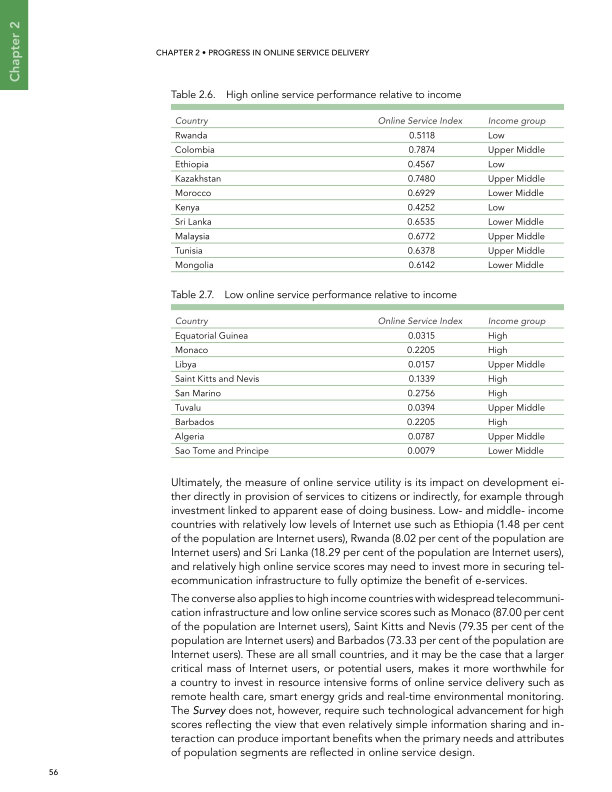
#> input picture Table Structure Recognition/Examples/cTDaR_t10120.jpg, 1224 x 1584 px (shown at 1/2 size)
$ python -i line_detection.py   (imports and definitions only)
#> lines starting #> are read from the running program, lines starting #| are printed output that depends on the picture; after the words box and inside, x2 and y2 are one past the last pixel; in counts of white or black regions, pixels touching at a corner belong together
#> further down, picture is the input picture: shape (1584, 1224, 3); mean B, G, R 242.4, 243.7, 242.4
import cv2
import numpy as np

# Input : Image
# Output : hor,ver
def line_detection(image):

    gray = cv2.cvtColor(image, cv2.COLOR_BGR2GRAY)
    bw = cv2.adaptiveThreshold(gray, 255, cv2.ADAPTIVE_THRESH_MEAN_C, cv2.THRESH_BINARY, 15, 1)
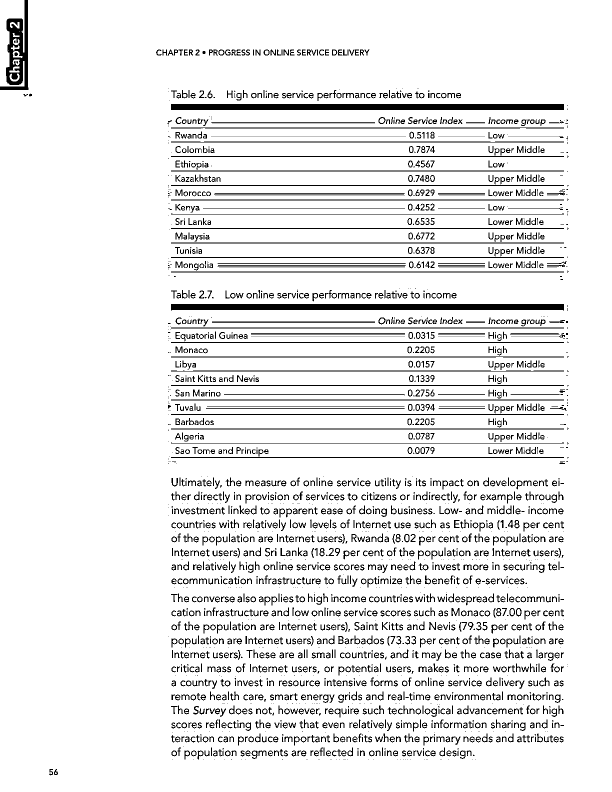
#> bw: shape (1584, 1224) (shown at 1/2 size); 91.3% white; black in thin lines or dots
    bw = cv2.bitwise_not(bw)
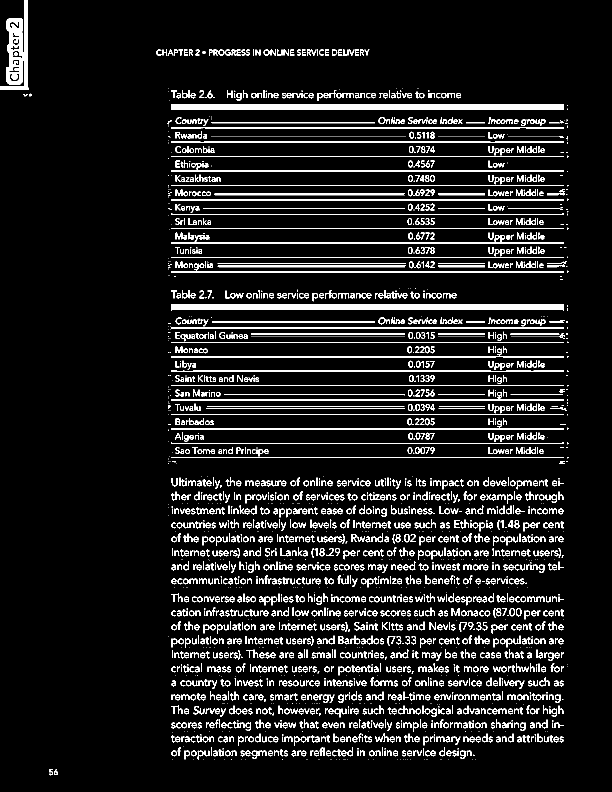
#> bw: shape (1584, 1224) (shown at 1/2 size); 8.7% white in thin lines or dots
    ## To visualize image after thresholding ##
    cv2.imshow("bw",bw)
    cv2.waitKey(0)
    ###########################################
    horizontal = bw.copy()
    vertical = bw.copy()
    img = image.copy()
    # [horizontal lines]
    # Create structure element for extracting horizontal lines through morphology operations
    horizontalStructure = cv2.getStructuringElement(cv2.MORPH_RECT, (15, 1))

    # Apply morphology operations
    horizontal = cv2.erode(horizontal, horizontalStructure)
#> horizontal: shape (1584, 1224); 2.8% white; 71 white regions (18 under 20 px), largest, box (x1, y1, x2, y2) and area: (349, 208, 1121, 220) 9264, (349, 608, 1121, 620) 9264, (349, 312, 1121, 314) 1544
    horizontal = cv2.dilate(horizontal, horizontalStructure)
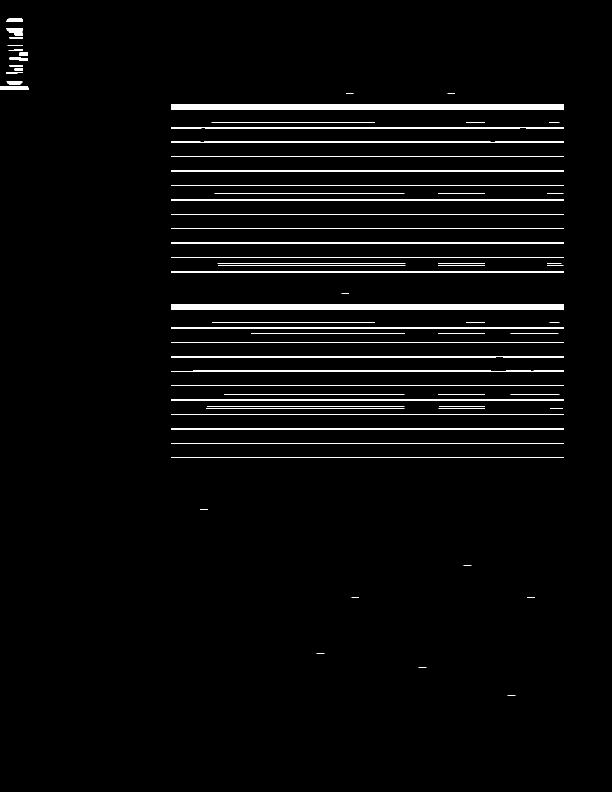
#> horizontal: shape (1584, 1224) (shown at 1/2 size); 2.9% white; 71 white regions (10 under 20 px), largest, box (x1, y1, x2, y2) and area: (342, 208, 1128, 220) 9432, (342, 608, 1128, 620) 9432, (342, 312, 1128, 314) 1572

    horizontal = cv2.dilate(horizontal, (1,1), iterations=5)
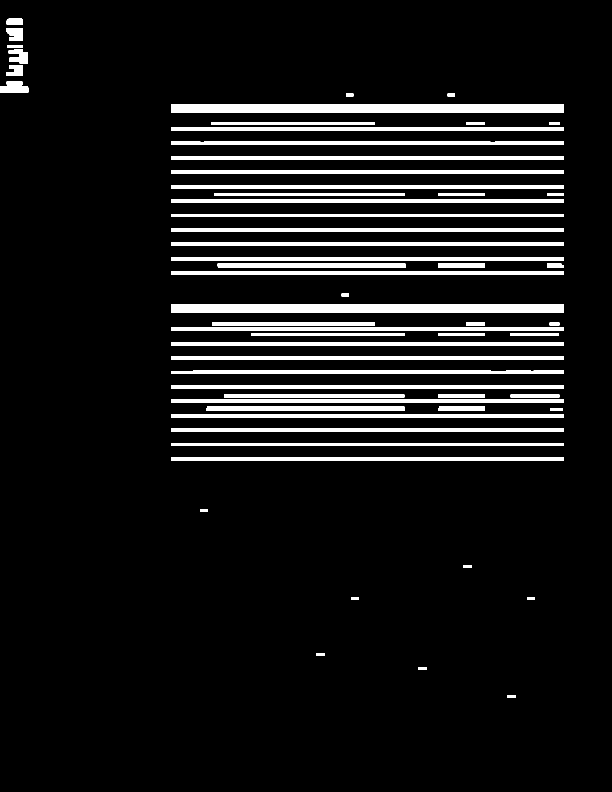
#> horizontal: shape (1584, 1224) (shown at 1/2 size); 8.7% white; 60 white regions, largest, box (x1, y1, x2, y2) and area: (342, 208, 1128, 225) 13362, (342, 608, 1128, 625) 13362, (342, 312, 1128, 319) 5502
    horizontal = cv2.erode(horizontal, (1,1), iterations=5)
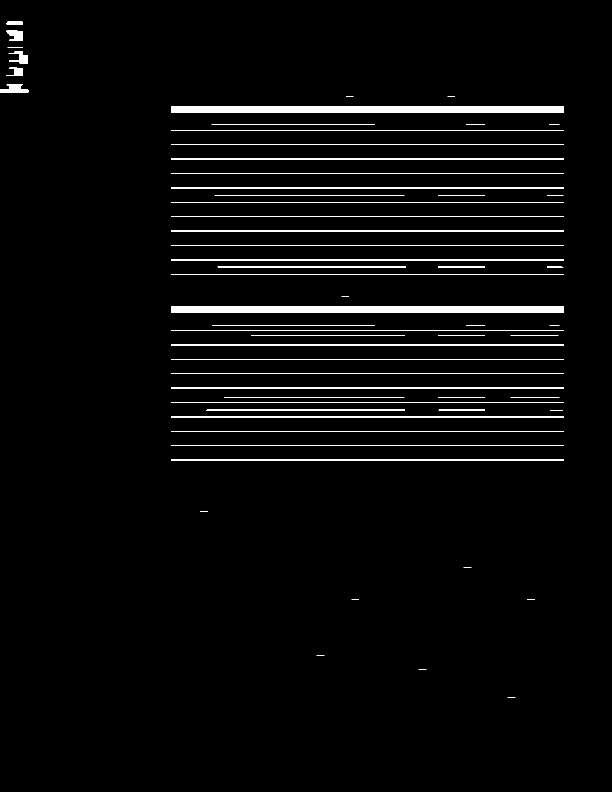
#> horizontal: shape (1584, 1224) (shown at 1/2 size); 3% white; 60 white regions (10 under 20 px), largest, box (x1, y1, x2, y2) and area: (342, 213, 1128, 225) 9432, (342, 613, 1128, 625) 9432, (412, 818, 809, 822) 1582

    ## Uncomment to visualize highlighted Horizontal lines
    # cv2.imshow("horizontal",horizontal)
    # cv2.waitKey(0)

    # HoughlinesP function to detect horizontal lines
    hor_lines = cv2.HoughLinesP(horizontal,rho=1,theta=np.pi/180,threshold=100,minLineLength=30,maxLineGap=3)
#> hor_lines = 82 rows, first 6: [342, 689, 1127, 689], [342, 920, 1127, 920], [342, 615, 1127, 615], [342, 318, 1127, 318], [342, 289, 1127, 289], [342, 375, 1127, 375]
    if hor_lines is None:
        return None,None
    temp_line = []
    for line in hor_lines:
        for x1,y1,x2,y2 in line:
            temp_line.append([x1,y1-5,x2,y2-5])
#> this loop made 82 passes
#> line on passes 1 to 12: [[342, 689, 1127, 689]], [[342, 920, 1127, 920]], [[342, 615, 1127, 615]], [[342, 318, 1127, 318]], [[342, 289, 1127, 289]], [[342, 375, 1127, 375]], [[342, 346, 1127, 346]], [[342, 219, 1127, 219]], [[342, 405, 1127, 405]], [[342, 805, 1127, 805]], [[342, 747, 1127, 747]], [[342, 891, 1127, 891]]
#> after the loop, temp_line = 82 items, first 6: [342, 684, 1127, 684], [342, 915, 1127, 915], [342, 610, 1127, 610], [342, 313, 1127, 313], [342, 284, 1127, 284], [342, 370, 1127, 370]

    # Sorting the list of detected lines by Y1
    hor_lines = sorted(temp_line,key=lambda x: x[1])
#> hor_lines = 82 items, first 6: [342, 208, 1127, 208], [342, 209, 1127, 209], [342, 210, 1127, 210], [342, 211, 1127, 211], [342, 212, 1127, 212], [342, 213, 1127, 213]

    # [12 lines of commented-out code are left out]
    lasty1 = -111111
    lines_x1 = []
    lines_x2 = []
    hor = []
    i=0
    for x1,y1,x2,y2 in hor_lines:
        if y1 >= lasty1 and y1 <= lasty1 + 10:
            lines_x1.append(x1)
            lines_x2.append(x2)
        else:
            if (i != 0 and len(lines_x1) is not 0):
                hor.append([min(lines_x1),lasty1,max(lines_x2),lasty1])
            lasty1 = y1
            lines_x1 = []
            lines_x2 = []
            lines_x1.append(x1)
            lines_x2.append(x2)
            i+=1
#> this loop made 82 passes
#> (x1, y1, x2, y2, lasty1) on passes 1, 12, 13, 14, 16, 18, 20, 22, 24, 25, 27, 28: (342, 208, 1127, 208, 208), (342, 219, 1127, 219, 219), (423, 244, 749, 244, 244), (342, 255, 1127, 255, 255), (408, 283, 980, 283, 283), (342, 312, 1127, 312, 312), (342, 341, 1127, 341, 341), (342, 370, 1127, 370, 370), (429, 386, 808, 386, 386), (342, 399, 1127, 399, 399), (342, 428, 1127, 428, 428), (342, 456, 1127, 456, 456)
#> lasty1 on passes 62, 64, 66, 68, 69, 76: 741, 770, 789, 800, 813, 828
#> after the loop, hor = 30 items, first 6: [342, 208, 1127, 208], [342, 219, 1127, 219], [423, 244, 749, 244], [342, 255, 1127, 255], [342, 283, 1127, 283], [342, 312, 1127, 312]; i = 31
    hor.append([min(lines_x1),lasty1,max(lines_x2),lasty1])
    #####################################################################


    # [vertical lines]
    # Create structure element for extracting vertical lines through morphology operations
    verticalStructure = cv2.getStructuringElement(cv2.MORPH_RECT, (1, 15))

    # Apply morphology operations
    vertical = cv2.erode(vertical, verticalStructure)
#> vertical: shape (1584, 1224); 0.2% white; 274 white regions (270 under 20 px), largest, box (x1, y1, x2, y2) and area: (39, 0, 56, 173) 1857, (13, 44, 26, 134) 475, (12, 141, 19, 162) 103, (25, 55, 35, 64) 34
    vertical = cv2.dilate(vertical, verticalStructure)
#> vertical: shape (1584, 1224); 0.61% white; 273 white regions (38 under 20 px), largest, box (x1, y1, x2, y2) and area: (39, 0, 56, 180) 2186, (13, 37, 35, 141) 929, (12, 134, 19, 169) 201

    vertical = cv2.dilate(vertical, (1,1), iterations=8)
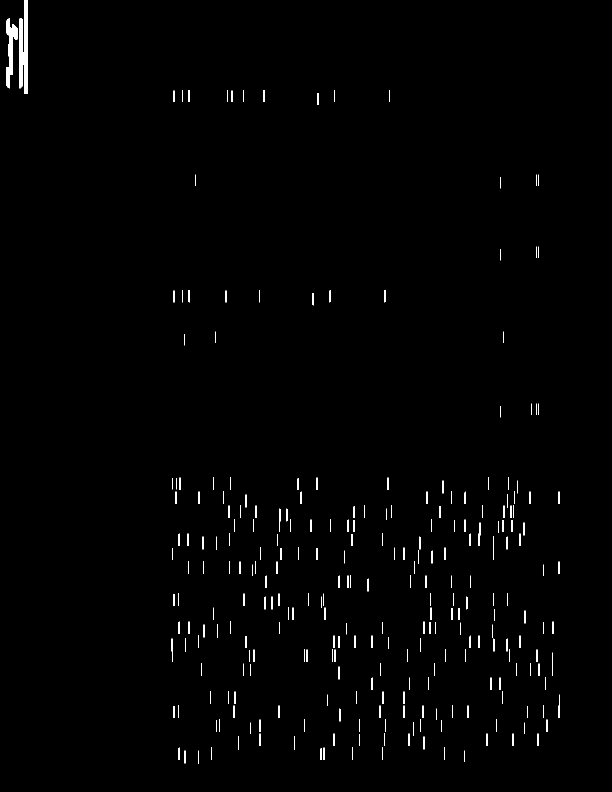
#> vertical: shape (1584, 1224) (shown at 1/2 size); 0.84% white; 266 white regions, largest, box (x1, y1, x2, y2) and area: (39, 0, 56, 188) 2351, (12, 37, 35, 177) 1397, (957, 1045, 961, 1092) 102
    vertical = cv2.erode(vertical, (1,1), iterations=7)
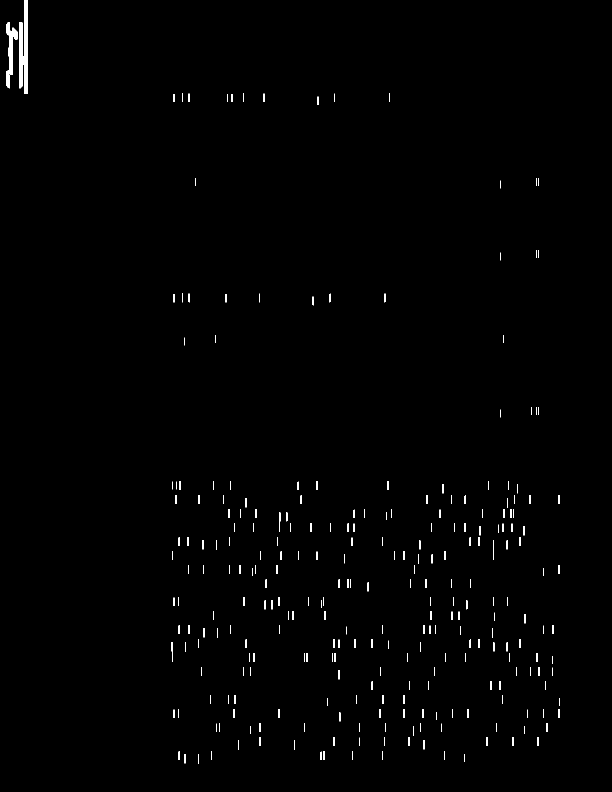
#> vertical: shape (1584, 1224) (shown at 1/2 size); 0.64% white; 270 white regions (38 under 20 px), largest, box (x1, y1, x2, y2) and area: (39, 0, 56, 188) 2281, (13, 44, 35, 149) 965, (12, 141, 19, 177) 208

    ######## Preprocessing Vertical Lines ###############
    # cv2.imshow("vertical",vertical)
    # cv2.waitKey(0)
    #####################################################

    # HoughlinesP function to detect vertical lines
    # ver_lines = cv2.HoughLinesP(vertical,rho=1,theta=np.pi/180,threshold=20,minLineLength=20,maxLineGap=2)
    ver_lines = cv2.HoughLinesP(vertical, 1, np.pi/180, 20, np.array([]), 20, 2)
#> ver_lines = 30 rows, first 6: [53, 187, 53, 0], [39, 176, 42, 44], [49, 187, 49, 0], [51, 187, 51, 0], [17, 174, 25, 55], [55, 187, 55, 0]
    if ver_lines is None:
        return None,None
    temp_line = []
    for line in ver_lines:
        for x1,y1,x2,y2 in line:
            temp_line.append([x1,y1,x2,y2])
#> this loop made 30 passes
#> line on passes 1 to 12: [[53, 187, 53, 0]], [[39, 176, 42, 44]], [[49, 187, 49, 0]], [[51, 187, 51, 0]], [[17, 174, 25, 55]], [[55, 187, 55, 0]], [[50, 187, 50, 0]], [[42, 174, 44, 45]], [[15, 174, 17, 141]], [[54, 187, 54, 0]], [[17, 44, 24, 148]], [[52, 187, 52, 0]]
#> after the loop, temp_line = 30 items, first 6: [53, 187, 53, 0], [39, 176, 42, 44], [49, 187, 49, 0], [51, 187, 51, 0], [17, 174, 25, 55], [55, 187, 55, 0]

    # Sorting the list of detected lines by X1
    ver_lines = sorted(temp_line,key=lambda x: x[0])
#> ver_lines = 30 items, first 6: [13, 171, 15, 141], [13, 48, 14, 68], [15, 174, 17, 141], [15, 45, 16, 69], [17, 174, 25, 55], [17, 44, 24, 148]

    # [12 lines of commented-out code are left out]
    lastx1 = -111111
    lines_y1 = []
    lines_y2 = []
    ver = []
    count = 0
    lasty1 = -11111
    lasty2 = -11111
    for x1,y1,x2,y2 in ver_lines:
        if x1 >= lastx1 and x1 <= lastx1 + 15 and not (((min(y1,y2)<min(lasty1,lasty2)-20 or min(y1,y2)<min(lasty1,lasty2)+20)) and ((max(y1,y2)<max(lasty1,lasty2)-20 or max(y1,y2)<max(lasty1,lasty2)+20))):
            lines_y1.append(y1)
            lines_y2.append(y2)
            # lasty1 = y1
            # lasty2 = y2
        else:
            if (count != 0 and len(lines_y1) is not 0):
                ver.append([lastx1,min(lines_y2)-5,lastx1,max(lines_y1)-5])
            lastx1 = x1
            lines_y1 = []
            lines_y2 = []
            lines_y1.append(y1)
            lines_y2.append(y2)
            count += 1
            lasty1 = -11111
            lasty2 = -11111
#> this loop made 30 passes
#> (x1, y1, x2, y2, lastx1) on passes 1, 13, 26, 27, 28, 29: (13, 171, 15, 141, 13), (39, 176, 42, 44, 39), (55, 187, 55, 0, 55), (344, 1323, 344, 1284, 344), (559, 1063, 559, 1042, 559), (986, 1109, 986, 1080, 986)
#> after the loop, count = 6; ver = [[13, 45, 13, 169], [39, -5, 39, 182], [55, -5, 55, 182], [344, 1279, 344, 1318], [559, 1037, 559, 1058]]
    ver.append([lastx1,min(lines_y2)-5,lastx1,max(lines_y1)-5])
    # [13 lines of commented-out code are left out]

    return hor,ver

# line_detection(cv2.imread('path to image'))

>>> import cv2
>>> picture = cv2.imread('../Examples/cTDaR_t10120.jpg')
>>> result = line_detection(picture)
